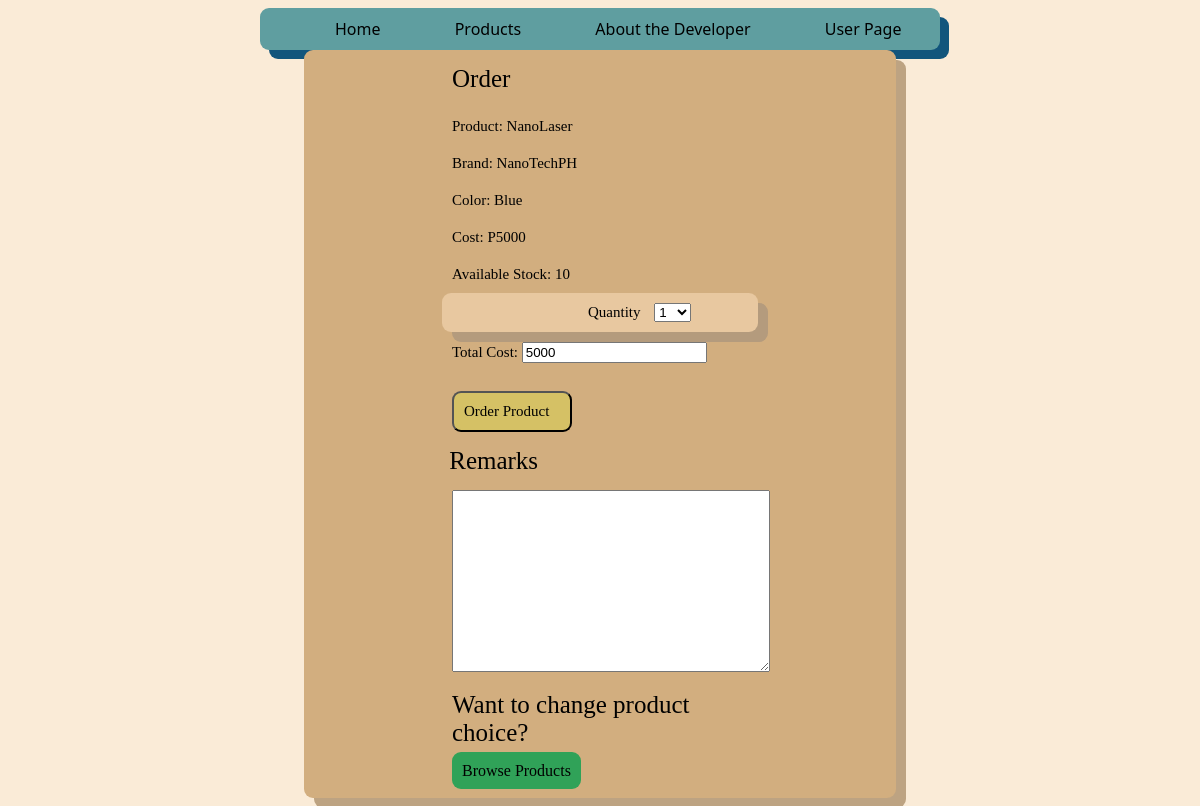
Before: /order/1/ (signed in) with the older database file.
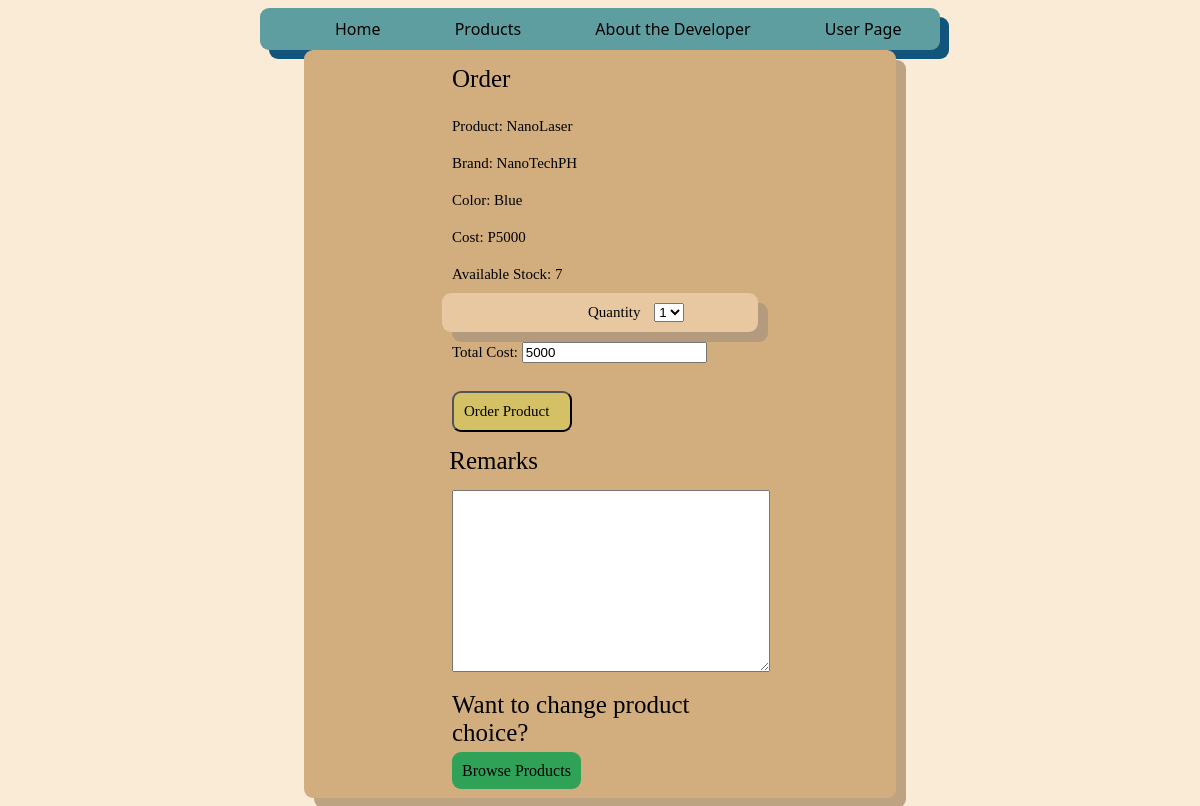
After: the same page with the newer database file.
### Inventory/models.py (models this page shows)
class Product(models.Model):
    objects = models.Manager()
    Name = models.CharField(max_length=30, unique=True)
    Brand = models.CharField(max_length=30)
    Color = models.CharField(max_length=20)
    Cost = models.CharField(max_length=10)
    Stock = models.BigIntegerField()

### Inventory/views.py (the view)
# urls.py: path('order/<int:pk>/', views.Order, name='order'),
def Order(request,pk):
    CurrentProd = get_object_or_404(Product, pk=pk)
    CUser = get_object_or_404(Userperson, username = request.session['user'])
    if request.method == "POST":
        quantvalue = request.POST.get('drop')
        totalcost3 = request.POST.get('totalcost')
        remark = request.POST.get('remark')
        OrderedProduct.objects.create(Client = CUser, Order = CurrentProd,
        remarks = remark, quantity = quantvalue, totalcost = totalcost3)
        CurrentProd.Stock -= int(quantvalue)
        CurrentProd.save()
        return redirect('Products')
    else:
        array = []
        P = Product.objects.all()
        for x in range(CurrentProd.Stock):
            array.append(x+1)
        return render(request,'Inventory/order.html',{
            'P' : P,
            'Current' : CurrentProd,
            'A' : array,
        })

### Inventory/templates/Inventory/order.html (shortened to what this page needs)
{% extends 'Inventory/base.html' %}
{% load static %}
    {% block content %}
    <form method="POST" action="{% url 'order' pk=Current.pk %}">{% csrf_token %}
        <div class="formblock">
            <div class="Largetext" style="margin: auto; width: 50%;"> Order </div>
            <div class="label"> Product: {{Current.Name}} </div>
            <div class="label"> Brand: {{Current.Brand}} </div>
            <div class="label"> Color: {{Current.Color}} </div>
            <div class="label"> Cost: {{Current.Cost}} </div>
            <div class="label"> Available Stock: {{Current.Stock}} </div>
            <div class="container" style="border: transparent; width: inherit;">
                <div class="label" style="display:inline; margin: auto; margin-left: 10.5vw;"> Quantity </div>
                <select type="text" id="drop" name="drop" style="display:inline;">
                    {% for x in A %}
                        <option type="text" id="num" name="num"> {{x}} </option>
                    {% endfor %}
                </select>
            </div>
            <div class="label">
                Total Cost: <input id="cost" name="totalcost">  </input>
            </div> <br>
            <button class="Submit" id="prelim" type="submit" style="margin: auto; margin-left: 25%; width: 10vw; text-align: left;">
                Order Product
            </button>
            <div class="Largetext" style="margin:auto; margin-left:22%; width:50%;"> Remarks </div>
            <textarea class="forminput" name="remark" type="text" style="margin:auto; margin-left:25%; width:50%; height: 20vh;"> </textarea>
            <div class="Largetext" style="margin: auto; width: 50%; max-width: 100%;"> Want to change product choice? </div>
                <a class="Button" href="{% url 'Products' %}"> Browse Products </a>
            <br><br>
        </div>
    </form>
    {% endblock %}

Changed rows visible on the page:
changed Product "NanoLaser": Stock "10" → "7"
